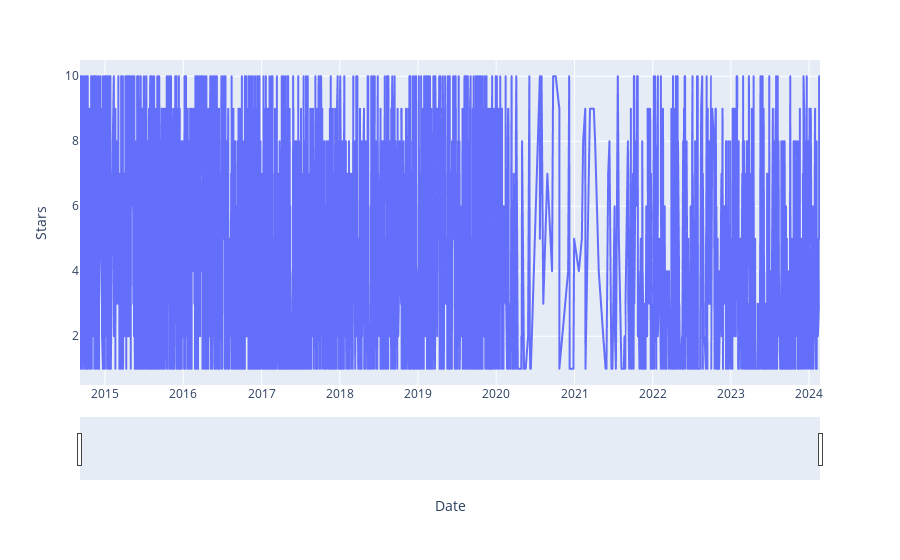

Notebook cell for this chart:
### Code cell
fig = px.line(df,x='Date',y="Stars")
fig.update_xaxes(rangeslider_visible = True)
fig.show()

### Figure 1 — Plotly figure (JSON) as saved in the notebook; plotly's stock layout.template omitted (floating-point values rounded to 4 significant figures; data arrays with more than 128 entries replaced by an {"elided": "..."} marker saying what was removed)
{"data": [{"hovertemplate": "Date=%{x}<br>Stars=%{y}<extra></extra>", "legendgroup": "", "line": {"color": "#636efa", "dash": "solid"}, "marker": {"symbol": "circle"}, "mode": "lines", "name": "", "showlegend": false, "type": "scattergl", "x": {"elided": "3495 str values"}, "xaxis": "x", "y": {"elided": "3495 int values"}, "yaxis": "y"}], "layout": {"legend": {"tracegroupgap": 0}, "margin": {"t": 60}, "xaxis": {"anchor": "y", "domain": [0, 1], "rangeslider": {"visible": true}, "title": {"text": "Date"}}, "yaxis": {"anchor": "x", "domain": [0, 1], "title": {"text": "Stars"}}}}
